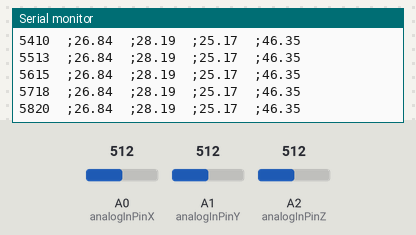
Recording of a sketch running on a simulated Arduino Uno, built with avr-gcc and run on an emulated ATmega328P. Shown: the last lines printed to the serial monitor. The test bench sets the inputs (shaded band); at power-on: A2 (analogInPinZ) = 512, A0 (analogInPinX) = 512, A1 (analogInPinY) = 512.

Above: at 5.9 s.
6.0 s: A2 (analogInPinZ) set to 1001
At 6.03 s:
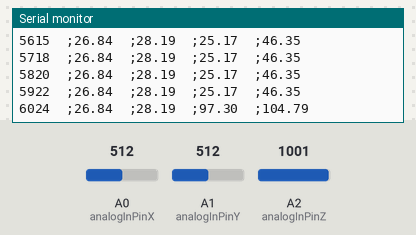
7.5 s: A2 (analogInPinZ) set to 1020
At 7.56 s:
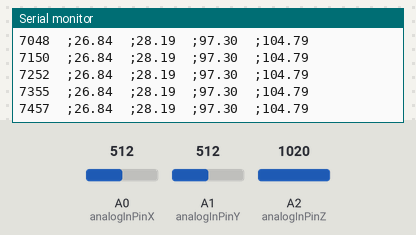
10.5 s: A2 (analogInPinZ) set to 428
At 10.53 s:
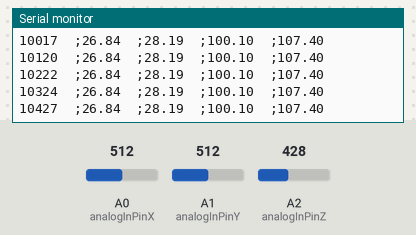
12.0 s: A2 (analogInPinZ) set to 402
At 12.07 s:
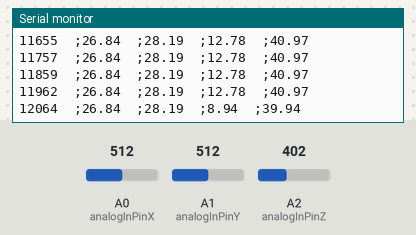
Timing chart, 0 to 14.5 s (numbered marks = the images above; inputs shaded):
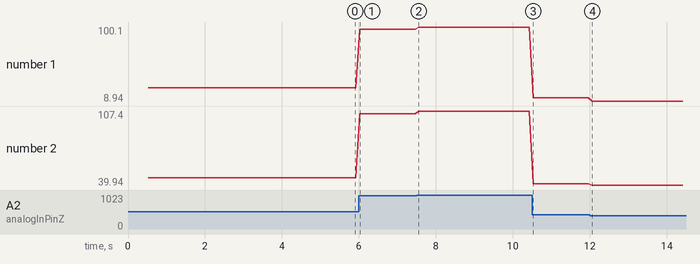

Measured:
- after the input at 6.0 s, the serial monitor: prints a new line at once (image 1)
- after the input at 12.0 s, the serial monitor: prints a new line after 0.07 s (image 4)
- plotted number 1: 25.17 → 97.3 after the input at 6.0 s, 97.3 → 100.1 after the input at 7.5 s, 100.1 → 12.78 after the input at 10.5 s, 12.78 → 8.94 after the input at 12.0 s
- plotted number 2: 46.35 → 104.79 after the input at 6.0 s, 104.79 → 107.4 after the input at 7.5 s, 107.4 → 40.97 after the input at 10.5 s, 40.97 → 39.94 after the input at 12.0 s

The sketch:

Kiihtyvyysanturi.ino
```cpp
// These constants won't change. They're used to give names to the pins used:
const int analogInPinX = A0;  // X-kanavan kytkentänapa
const int analogInPinY = A1;  // Y-kanavan kytkentänapa
const int analogInPinZ = A2;  // Z-kanavan kytkentänapa


int sensorValueX = 0; // X-kiihtyvyyttä vastaava sensoriarvo 10 bittisessä järjestelmässä (0-1023)
int sensorValueY = 0; // Y-kiihtyvyyttä vastaava sensoriarvo 10 bittisessä järjestelmässä (0-1023)
int sensorValueZ = 0; // Z-kiihtyvyyttä vastaava sensoriarvo 10 bittisessä järjestelmässä (0-1023)
unsigned long aika = 0; // Aikaleima, joka luetaan millisekunteina. INT -tyyppinen määrittely
int sisaanmeno = 0;

float Ax = 0.0;
float Ay = 0.0;
float Az = 0.0;
float A = 0.0;

void setup() {
  // initialize serial communications at 9600 bps:
  Serial.begin(9600);
}

void loop() {
  if (sisaanmeno == 0){
    delay(500);    // Annetaan aikaa käynnistelylle
    Serial.print("Time(ms)");
    Serial.print("\t A_x");
    Serial.print("\t A_y");
    Serial.print("\t A_z");
    Serial.println("\t A");
    sisaanmeno = 1; // Vaihdetaan tunnistetieto niin tänne ei enää tulla
  }

  // Luetaan kanavien antamat sensoriarvot ja aikaleima

  sensorValueX = analogRead(analogInPinX);
  sensorValueY = analogRead(analogInPinY);
  sensorValueZ = analogRead(analogInPinZ);
  aika = millis();

  Ax = 0.1464*sensorValueX-48.119;
  Ay = 0.1497*sensorValueY-48.452;
  Az = 0.1475*sensorValueZ-50.352;
  A = sqrt(Ax*Ax+Ay*Ay+Az*Az);

  Serial.print(aika);
  Serial.print("\t;");
  Serial.print(Ax);
  Serial.print("\t;");
  Serial.print(Ay);
  Serial.print("\t;");
  Serial.print(Az);
  Serial.print("\t;");
  Serial.println(A);

  delay(100); //100 ms viive
}
```
